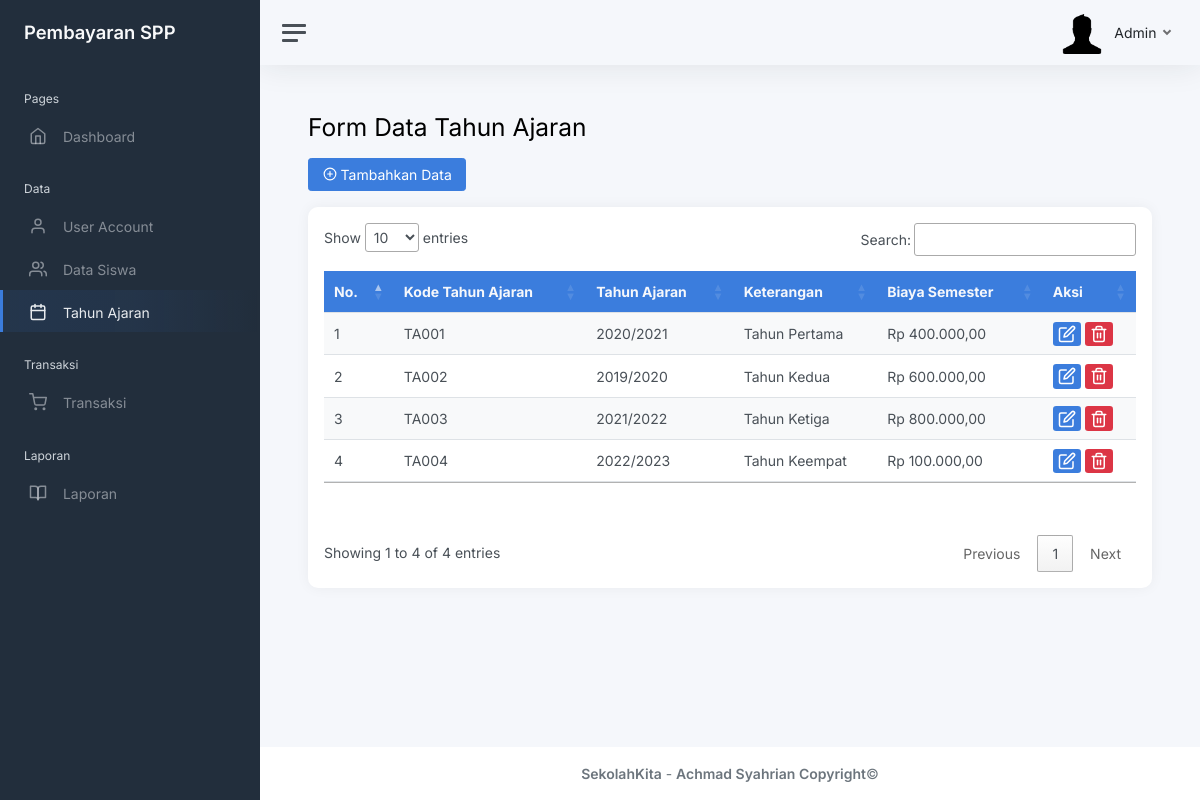
Before: /static/pages/data-view/tahun-ajaran/tahun-ajaran.php (signed in) with the older database file.
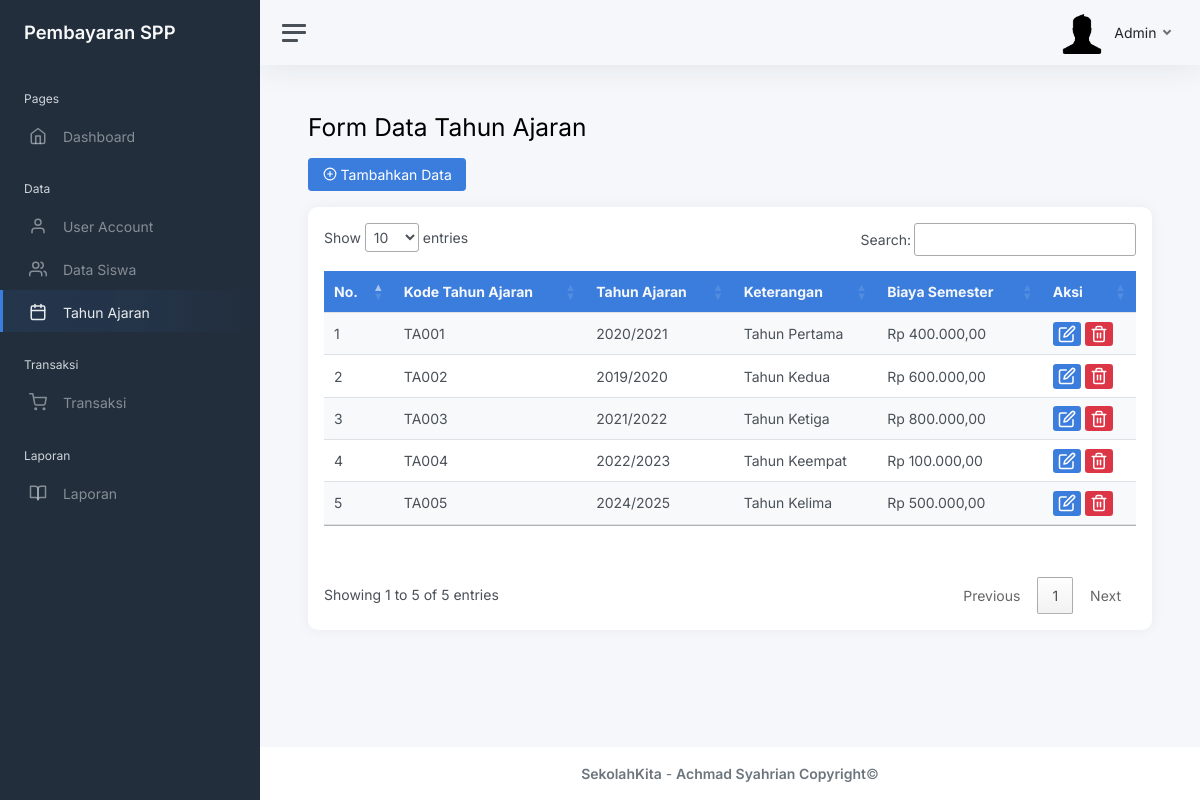
After: the same page with the newer database file.
### tables this page shows
CREATE TABLE `tahun_ajaran` (
  `id` int(11) NOT NULL,
  `kode_tahun_ajaran` varchar(100) NOT NULL,
  `tahun_ajaran` varchar(9) NOT NULL,
  `keterangan` varchar(50) NOT NULL,
  `biaya_semester` int(11) NOT NULL
);

### static/pages/functions.php (called while the page is built, shortened)
<?php
$connect = mysqli_connect("localhost", "root", "", "spp_sekolah");
function query($query) {
  global $connect;
  $result = mysqli_query($connect, $query);
  $rows = [];
    while ($row = mysqli_fetch_assoc($result)) {
      $rows[] = $row;
    }
    return $rows;
}
function rupiah($angka){
  $hasil_rupiah = "Rp " . number_format($angka,2,',','.');
  return $hasil_rupiah;
}
?>

### static/pages/data-view/tahun-ajaran/tahun-ajaran.php (the view, shortened to what this page needs)
<?php
$titleTable = "tahun_ajaran";
require '../../functions.php';
$tahun_ajaran = query("SELECT * FROM tahun_ajaran");
?>
<!DOCTYPE html>
<html lang="en">
	<?php
		include('../../../partials/head.php');
	?>
<body>
	<div class="wrapper">
	<?php
		include('../../../partials/navbar.php');
	?>
		<div class="main">
			<?php
				include('../../../partials/navbar-top.php');
			?>
			<main class="content">
				<div class="container-fluid p-0">
					<h1 class="h2 mb-3 animate__animated animate__fadeInUp animate__fast">Form Data Tahun Ajaran</h1>
					<div class="card-footer animate__animated animate__fadeInUp animate__fast mb-3">
							<a class="" href="tambah-tahun-ajaran">
								<button class="btn btn-primary" type="submit">
								<i class='align-middle mb-1' data-feather='plus-circle'></i>
									Tambahkan Data
								</button>
							</a>
					</div>
					<div class="row animate__animated animate__fadeInUp animate__fast">
						<div class="col-12 d-flex ">
							<div class="card flex-fill p-3" style="border-radius:10px;">
								<table class="table table-hover my-5  table-responsive table-striped" id="table">
									<thead>
										<tr class="bg-primary text-light">
											<th>No.</th>
											<th class="`d-xl-table-cell">Kode Tahun Ajaran</th>
											<th class="d-xl-table-cell">Tahun Ajaran</th>
											<th class="d-xl-table-cell">Keterangan</th>
											<th class="d-xl-table-cell">Biaya Semester</th>
											<th class="d-md-table-cell">Aksi</th>
										</tr>
									</thead>
									<tbody>
										<?php $i = 1 ;
										?>
										<?php foreach ($tahun_ajaran as $row) : ?>
											<tr>
												<td><?= $i; ?></td>
												<td class="d-xl-table-cell"><?= $row["kode_tahun_ajaran"]; ?></td>
												<td class="d-xl-table-cell"><?= $row["tahun_ajaran"]; ?></td>
												<td class="d-xl-table-cell"><?= $row["keterangan"]; ?></td>
												<td class="d-md-table-cell"><?= rupiah($row["biaya_semester"]); ?></td>
												<td>
													<a href="ubah-tahun-ajaran?id=<?= $row["id"]; ?>">
														<span class="badge bg-primary">
															<i class='align-middle' data-feather='edit'></i>
														</span>
													</a>
													<a href="<?=$root?>pages/hapus?id=<?= $row["id"]; ?>&titleTable=<?= $titleTable; ?>" onclick="return confirm('Anda yakin ingin menghapus data ini?')">
														<span class="badge bg-danger">
															<i class='align-middle' data-feather='trash-2'></i>
														</span>
													</a>
												</td>
											</tr>
										<?php $i++; ?>
										<?php endforeach; ?>
									</tbody>
								</table>
							</div>
						</div>
					</div>
				</div>
			</main>
			<?php
				include('../../../partials/footer.php');
			?>
		</div>
	</div>
</body>
</html>

Changed rows visible on the page:
added tahun_ajaran: kode_tahun_ajaran "TA005", tahun_ajaran "2024/2025", keterangan "Tahun Kelima", biaya_semester "Rp 500.000,00"
Other visible differences:
text written by a page script: "Show entries Search: Showing 1 to 4 of 4 entries Previous 1 Next" → "Show entries Search: Showing 1 to 5 of 5 entries Previous 1 Next"
